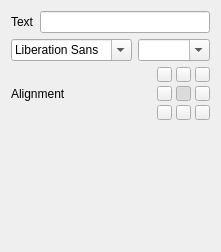
<?xml version="1.0" encoding="UTF-8"?>
<ui version="4.0">
 <class>TextInspector</class>
 <widget class="QWidget" name="TextInspector">
  <property name="geometry">
   <rect>
    <x>0</x>
    <y>0</y>
    <width>221</width>
    <height>252</height>
   </rect>
  </property>
  <property name="windowTitle">
   <string>Form</string>
  </property>
  <layout class="QVBoxLayout" name="verticalLayout">
   <item>
    <layout class="QHBoxLayout" name="horizontalLayout">
     <item>
      <widget class="QLabel" name="label">
       <property name="text">
        <string>Text</string>
       </property>
      </widget>
     </item>
     <item>
      <widget class="QLineEdit" name="text"/>
     </item>
    </layout>
   </item>
   <item>
    <layout class="QHBoxLayout" name="horizontalLayout_3">
     <item>
      <widget class="QFontComboBox" name="fontFace">
       <property name="sizePolicy">
        <sizepolicy hsizetype="Preferred" vsizetype="Fixed">
         <horstretch>0</horstretch>
         <verstretch>0</verstretch>
        </sizepolicy>
       </property>
       <property name="minimumSize">
        <size>
         <width>100</width>
         <height>0</height>
        </size>
       </property>
       <property name="maxVisibleItems">
        <number>99</number>
       </property>
      </widget>
     </item>
     <item>
      <widget class="QComboBox" name="fontSize">
       <property name="sizePolicy">
        <sizepolicy hsizetype="Preferred" vsizetype="Fixed">
         <horstretch>0</horstretch>
         <verstretch>0</verstretch>
        </sizepolicy>
       </property>
       <property name="editable">
        <bool>true</bool>
       </property>
      </widget>
     </item>
    </layout>
   </item>
   <item>
    <layout class="QHBoxLayout" name="horizontalLayout_2">
     <item>
      <widget class="QLabel" name="label_2">
       <property name="text">
        <string>Alignment</string>
       </property>
      </widget>
     </item>
     <item>
      <spacer name="horizontalSpacer">
       <property name="orientation">
        <enum>Qt::Horizontal</enum>
       </property>
       <property name="sizeHint" stdset="0">
        <size>
         <width>40</width>
         <height>20</height>
        </size>
       </property>
      </spacer>
     </item>
     <item>
      <layout class="QGridLayout" name="gridLayout" rowstretch="0,0,0,0">
       <property name="spacing">
        <number>4</number>
       </property>
       <item row="2" column="3">
        <widget class="QPushButton" name="btnMidCtr">
         <property name="maximumSize">
          <size>
           <width>15</width>
           <height>15</height>
          </size>
         </property>
         <property name="text">
          <string/>
         </property>
         <property name="checkable">
          <bool>true</bool>
         </property>
         <property name="checked">
          <bool>true</bool>
         </property>
         <attribute name="buttonGroup">
          <string notr="true">alignGroup</string>
         </attribute>
        </widget>
       </item>
       <item row="2" column="2">
        <widget class="QPushButton" name="btnMidLeft">
         <property name="maximumSize">
          <size>
           <width>15</width>
           <height>15</height>
          </size>
         </property>
         <property name="text">
          <string/>
         </property>
         <property name="checkable">
          <bool>true</bool>
         </property>
         <attribute name="buttonGroup">
          <string notr="true">alignGroup</string>
         </attribute>
        </widget>
       </item>
       <item row="1" column="2">
        <widget class="QPushButton" name="btnTopLeft">
         <property name="enabled">
          <bool>true</bool>
         </property>
         <property name="sizePolicy">
          <sizepolicy hsizetype="Fixed" vsizetype="Fixed">
           <horstretch>0</horstretch>
           <verstretch>0</verstretch>
          </sizepolicy>
         </property>
         <property name="maximumSize">
          <size>
           <width>15</width>
           <height>15</height>
          </size>
         </property>
         <property name="text">
          <string/>
         </property>
         <property name="checkable">
          <bool>true</bool>
         </property>
         <attribute name="buttonGroup">
          <string notr="true">alignGroup</string>
         </attribute>
        </widget>
       </item>
       <item row="1" column="4">
        <widget class="QPushButton" name="btnTopRight">
         <property name="maximumSize">
          <size>
           <width>15</width>
           <height>15</height>
          </size>
         </property>
         <property name="text">
          <string/>
         </property>
         <property name="checkable">
          <bool>true</bool>
         </property>
         <attribute name="buttonGroup">
          <string notr="true">alignGroup</string>
         </attribute>
        </widget>
       </item>
       <item row="1" column="3">
        <widget class="QPushButton" name="btnTopCtr">
         <property name="maximumSize">
          <size>
           <width>15</width>
           <height>15</height>
          </size>
         </property>
         <property name="text">
          <string/>
         </property>
         <property name="checkable">
          <bool>true</bool>
         </property>
         <attribute name="buttonGroup">
          <string notr="true">alignGroup</string>
         </attribute>
        </widget>
       </item>
       <item row="3" column="3">
        <widget class="QPushButton" name="btnBotCtr">
         <property name="maximumSize">
          <size>
           <width>15</width>
           <height>15</height>
          </size>
         </property>
         <property name="text">
          <string/>
         </property>
         <property name="checkable">
          <bool>true</bool>
         </property>
         <attribute name="buttonGroup">
          <string notr="true">alignGroup</string>
         </attribute>
        </widget>
       </item>
       <item row="2" column="4">
        <widget class="QPushButton" name="btnMidRight">
         <property name="maximumSize">
          <size>
           <width>15</width>
           <height>15</height>
          </size>
         </property>
         <property name="text">
          <string/>
         </property>
         <property name="checkable">
          <bool>true</bool>
         </property>
         <attribute name="buttonGroup">
          <string notr="true">alignGroup</string>
         </attribute>
        </widget>
       </item>
       <item row="3" column="2">
        <widget class="QPushButton" name="btnBotLeft">
         <property name="maximumSize">
          <size>
           <width>15</width>
           <height>15</height>
          </size>
         </property>
         <property name="text">
          <string/>
         </property>
         <property name="checkable">
          <bool>true</bool>
         </property>
         <attribute name="buttonGroup">
          <string notr="true">alignGroup</string>
         </attribute>
        </widget>
       </item>
       <item row="3" column="4">
        <widget class="QPushButton" name="btnBotRight">
         <property name="maximumSize">
          <size>
           <width>15</width>
           <height>15</height>
          </size>
         </property>
         <property name="text">
          <string/>
         </property>
         <property name="checkable">
          <bool>true</bool>
         </property>
         <attribute name="buttonGroup">
          <string notr="true">alignGroup</string>
         </attribute>
        </widget>
       </item>
      </layout>
     </item>
    </layout>
   </item>
   <item>
    <spacer name="verticalSpacer">
     <property name="orientation">
      <enum>Qt::Vertical</enum>
     </property>
     <property name="sizeHint" stdset="0">
      <size>
       <width>20</width>
       <height>40</height>
      </size>
     </property>
    </spacer>
   </item>
  </layout>
 </widget>
 <resources/>
 <connections/>
 <buttongroups>
  <buttongroup name="alignGroup"/>
 </buttongroups>
</ui>
